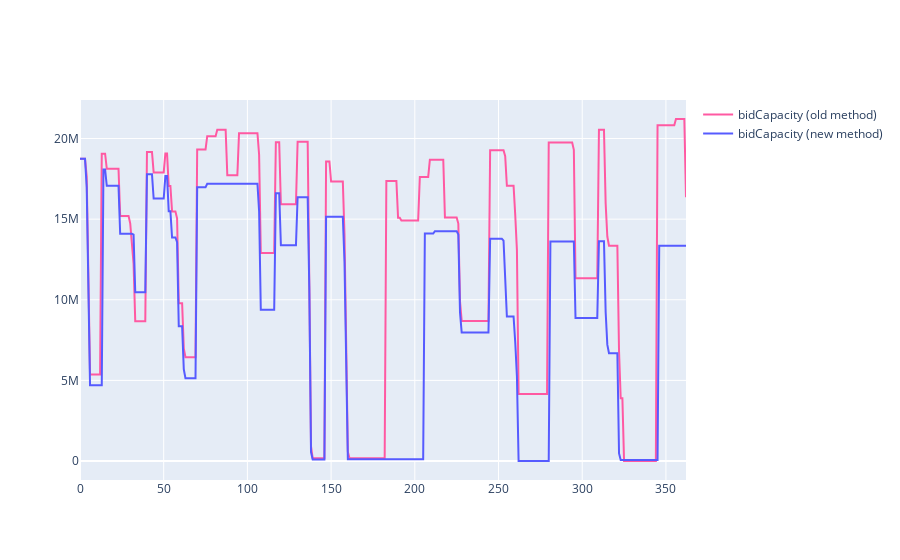

Notebook code cell kept with this figure:
### Code cell
fig3 = go.Figure()

fig3.add_trace(go.Scatter(x=df_testnet1['day'], y=df_testnet1['lowCapacity'], name='bidCapacity (old method)', line=dict(color='#ff59a2')))

fig3.add_trace(go.Scatter(x=df_testnet2['day'], y=df_testnet2['lowCapacity'], name='bidCapacity (new method)', line=dict(color='#565bff')))

fig3.show()

### Figure 1 — Plotly figure (JSON) as saved in the notebook; plotly's stock layout.template omitted (floating-point values rounded to 4 significant figures; data arrays with more than 128 entries replaced by an {"elided": "..."} marker saying what was removed)
{"data": [{"line": {"color": "#ff59a2"}, "name": "bidCapacity (old method)", "type": "scatter", "x": {"elided": "363 int values"}, "y": {"elided": "363 float values"}}, {"line": {"color": "#565bff"}, "name": "bidCapacity (new method)", "type": "scatter", "x": {"elided": "363 int values"}, "y": {"elided": "363 float values"}}], "layout": {}}
